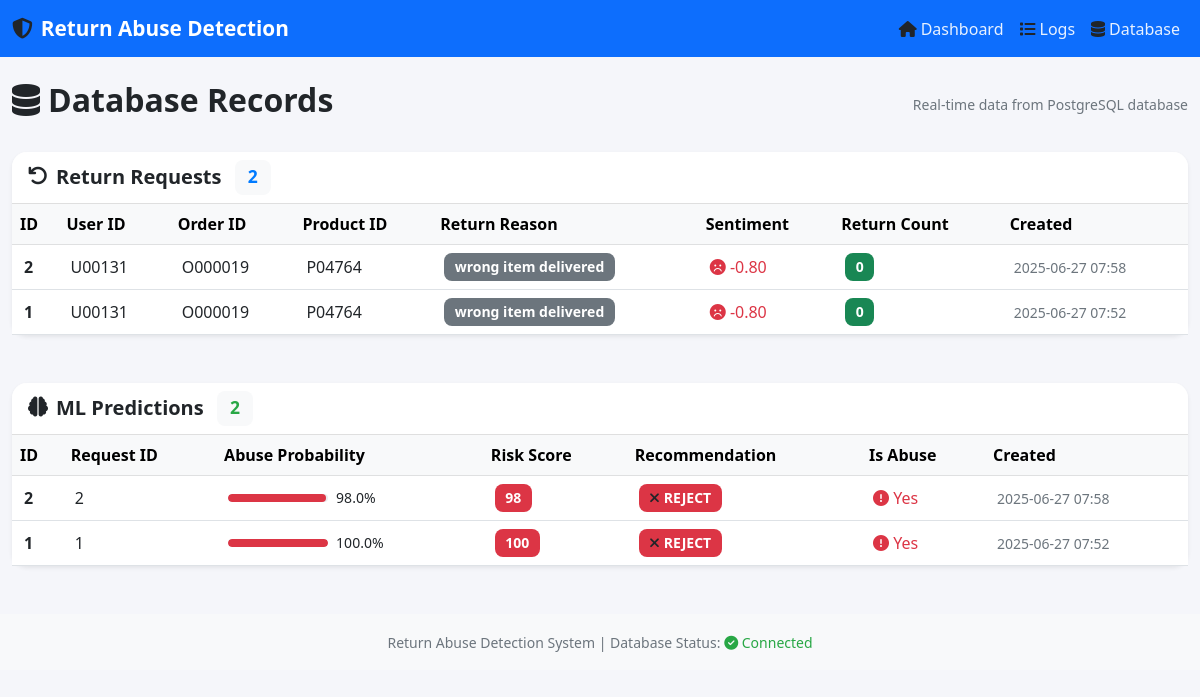
The page /database on the database its author committed.
### models.py (models this page shows, shortened)
class ReturnRequestDB(db.Model):
    __tablename__ = 'return_requests'
    id = db.Column(db.Integer, primary_key=True)
    user_id = db.Column(db.String(50), nullable=False)
    order_id = db.Column(db.String(50), nullable=False)
    product_id = db.Column(db.String(50), nullable=False)
    order_date = db.Column(db.String(50))
    return_date = db.Column(db.String(50))
    return_reason = db.Column(db.String(200))
    image_uploaded = db.Column(db.Integer, default=0)
    return_message_sentiment = db.Column(db.Float, default=0.0)
    user_return_count = db.Column(db.Integer, default=0)
    return_approval_time = db.Column(db.Integer, default=0)
    created_at = db.Column(db.DateTime, default=datetime.utcnow)

class PredictionResultDB(db.Model):
    __tablename__ = 'prediction_results'
    id = db.Column(db.Integer, primary_key=True)
    return_request_id = db.Column(db.Integer, db.ForeignKey('return_requests.id'), nullable=False)
    abuse_probability = db.Column(db.Float, nullable=False)
    is_abuse = db.Column(db.Boolean, nullable=False)
    risk_score = db.Column(db.Integer, nullable=False)
    recommendation = db.Column(db.String(50), nullable=False)
    created_at = db.Column(db.DateTime, default=datetime.utcnow)
    return_request = db.relationship('ReturnRequestDB', backref='predictions')

### app.py (the view)
@app.route('/database')
def view_database():
    try:
        return_requests = ReturnRequestDB.query.order_by(ReturnRequestDB.created_at.desc()).limit(50).all()
        predictions = PredictionResultDB.query.order_by(PredictionResultDB.created_at.desc()).limit(50).all()
        return render_template('database.html',
                             return_requests=return_requests,
                             predictions=predictions)
    except Exception as e:
        logger.error(f"Error reading database: {str(e)}")
        flash(f'Error reading database: {str(e)}', 'error')
        return redirect(url_for('index'))

### templates/database.html (shortened to what this page needs)
<!DOCTYPE html>
<html lang="en">
<head>
    <link href="https://cdn.jsdelivr.net/npm/bootstrap@5.3.0/dist/css/bootstrap.min.css" rel="stylesheet">
    <link rel="stylesheet" href="https://cdnjs.cloudflare.com/ajax/libs/font-awesome/6.4.0/css/all.min.css">
    <link rel="stylesheet" href="{{ url_for('static', filename='css/style.css') }}">
</head>
<body>
    <nav class="navbar navbar-expand-lg navbar-dark bg-primary">
        <div class="container">
            <a class="navbar-brand" href="{{ url_for('index') }}">
                <i class="fas fa-shield-alt me-2"></i>Return Abuse Detection
            </a>
            <div class="navbar-nav ms-auto">
                <a class="nav-link" href="{{ url_for('index') }}">
                    <i class="fas fa-home me-1"></i>Dashboard
                </a>
                <a class="nav-link" href="{{ url_for('view_logs') }}">
                    <i class="fas fa-list me-1"></i>Logs
                </a>
                <a class="nav-link active" href="{{ url_for('view_database') }}">
                    <i class="fas fa-database me-1"></i>Database
                </a>
            </div>
        </div>
    </nav>
    <div class="container-fluid mt-4">
        <div class="row">
            <div class="col-12">
                <div class="d-flex justify-content-between align-items-center mb-4">
                    <h2><i class="fas fa-database text-primary me-2"></i>Database Records</h2>
                    <small class="text-muted">Real-time data from PostgreSQL database</small>
                </div>
            </div>
        </div>
        <div class="row mb-5">
            <div class="col-12">
                <div class="card shadow-sm">
                    <div class="card-header bg-primary text-white">
                        <h5 class="mb-0">
                            <i class="fas fa-undo me-2"></i>Return Requests
                            <span class="badge bg-light text-primary ms-2">{{ return_requests|length }}</span>
                        </h5>
                    </div>
                    <div class="card-body p-0">
                        {% if return_requests %}
                        <div class="table-responsive">
                            <table class="table table-hover mb-0">
                                <thead class="table-light">
                                    <tr>
                                        <th>ID</th>
                                        <th>User ID</th>
                                        <th>Order ID</th>
                                        <th>Product ID</th>
                                        <th>Return Reason</th>
                                        <th>Sentiment</th>
                                        <th>Return Count</th>
                                        <th>Created</th>
                                    </tr>
                                </thead>
                                <tbody>
                                    {% for request in return_requests %}
                                    <tr>
                                        <td><strong>{{ request.id }}</strong></td>
                                        <td>{{ request.user_id }}</td>
                                        <td>{{ request.order_id }}</td>
                                        <td>{{ request.product_id }}</td>
                                        <td>
                                            <span class="badge bg-secondary">{{ request.return_reason }}</span>
                                        </td>
                                        <td>
                                            {% if request.return_message_sentiment > 0.5 %}
                                                <span class="text-success">
                                                    <i class="fas fa-smile"></i> {{ "%.2f"|format(request.return_message_sentiment) }}
                                                </span>
                                            {% elif request.return_message_sentiment < -0.5 %}
                                                <span class="text-danger">
                                                    <i class="fas fa-frown"></i> {{ "%.2f"|format(request.return_message_sentiment) }}
                                                </span>
                                            {% else %}
                                                <span class="text-warning">
                                                    <i class="fas fa-meh"></i> {{ "%.2f"|format(request.return_message_sentiment) }}
                                                </span>
                                            {% endif %}
                                        </td>
                                        <td>
                                            {% if request.user_return_count > 5 %}
                                                <span class="badge bg-danger">{{ request.user_return_count }}</span>
                                            {% elif request.user_return_count > 2 %}
                                                <span class="badge bg-warning">{{ request.user_return_count }}</span>
                                            {% else %}
                                                <span class="badge bg-success">{{ request.user_return_count }}</span>
                                            {% endif %}
                                        </td>
                                        <td>
                                            <small class="text-muted">
                                                {{ request.created_at.strftime('%Y-%m-%d %H:%M') }}
                                            </small>
                                        </td>
                                    </tr>
                                    {% endfor %}
                                </tbody>
                            </table>
                        </div>
                        {% else %}
                        <div class="text-center py-5">
                            <i class="fas fa-inbox fa-3x text-muted mb-3"></i>
                            <p class="text-muted">No return requests found in database</p>
                        </div>
                        {% endif %}
                    </div>
                </div>
            </div>
        </div>
        <div class="row">
            <div class="col-12">
                <div class="card shadow-sm">
                    <div class="card-header bg-success text-white">
                        <h5 class="mb-0">
                            <i class="fas fa-brain me-2"></i>ML Predictions
                            <span class="badge bg-light text-success ms-2">{{ predictions|length }}</span>
                        </h5>
                    </div>
                    <div class="card-body p-0">
                        {% if predictions %}
                        <div class="table-responsive">
                            <table class="table table-hover mb-0">
                                <thead class="table-light">
                                    <tr>
                                        <th>ID</th>
                                        <th>Request ID</th>
                                        <th>Abuse Probability</th>
                                        <th>Risk Score</th>
                                        <th>Recommendation</th>
                                        <th>Is Abuse</th>
                                        <th>Created</th>
                                    </tr>
                                </thead>
                                <tbody>
                                    {% for pred in predictions %}
                                    <tr>
                                        <td><strong>{{ pred.id }}</strong></td>
                                        <td>{{ pred.return_request_id }}</td>
                                        <td>
                                            <div class="d-flex align-items-center">
                                                <div class="progress me-2" style="width: 100px; height: 8px;">
                                                    <div class="progress-bar
                                                        {% if pred.abuse_probability > 0.7 %}bg-danger
                                                        {% elif pred.abuse_probability > 0.4 %}bg-warning
                                                        {% else %}bg-success{% endif %}"
                                                        style="width: {{ (pred.abuse_probability * 100)|round(1) }}%">
                                                    </div>
                                                </div>
                                                <small>{{ "%.1f"|format(pred.abuse_probability * 100) }}%</small>
                                            </div>
                                        </td>
                                        <td>
                                            {% if pred.risk_score > 70 %}
                                                <span class="badge bg-danger">{{ pred.risk_score }}</span>
                                            {% elif pred.risk_score > 40 %}
                                                <span class="badge bg-warning">{{ pred.risk_score }}</span>
                                            {% else %}
                                                <span class="badge bg-success">{{ pred.risk_score }}</span>
                                            {% endif %}
                                        </td>
                                        <td>
                                            {% if pred.recommendation == 'REJECT' %}
                                                <span class="badge bg-danger">
                                                    <i class="fas fa-times me-1"></i>REJECT
                                                </span>
                                            {% elif pred.recommendation == 'MANUAL_REVIEW' %}
                                                <span class="badge bg-warning">
                                                    <i class="fas fa-exclamation-triangle me-1"></i>REVIEW
                                                </span>
                                            {% else %}
                                                <span class="badge bg-success">
                                                    <i class="fas fa-check me-1"></i>APPROVE
                                                </span>
                                            {% endif %}
                                        </td>
                                        <td>
                                            {% if pred.is_abuse %}
                                                <span class="text-danger">
                                                    <i class="fas fa-exclamation-circle"></i> Yes
                                                </span>
                                            {% else %}
                                                <span class="text-success">
                                                    <i class="fas fa-check-circle"></i> No
                                                </span>
                                            {% endif %}
                                        </td>
                                        <td>
                                            <small class="text-muted">
                                                {{ pred.created_at.strftime('%Y-%m-%d %H:%M') }}
                                            </small>
                                        </td>
                                    </tr>
                                    {% endfor %}
                                </tbody>
                            </table>
                        </div>
                        {% else %}
                        <div class="text-center py-5">
                            <i class="fas fa-chart-line fa-3x text-muted mb-3"></i>
                            <p class="text-muted">No predictions found in database</p>
                        </div>
                        {% endif %}
                    </div>
                </div>
            </div>
        </div>
    </div>
    <footer class="bg-light text-center py-3 mt-5">
        <div class="container">
            <small class="text-muted">
                Return Abuse Detection System | Database Status:
                <span class="text-success"><i class="fas fa-check-circle"></i> Connected</span>
            </small>
        </div>
    </footer>
</body>
</html>

### rows shown on the page
ReturnRequestDB: id "2", user_id "U00131", order_id "O000019", product_id "P04764", return_reason "wrong item delivered", return_message_sentiment "-0.80", user_return_count "0", created_at "2025-06-27 07:58"
ReturnRequestDB: id "1", user_id "U00131", order_id "O000019", product_id "P04764", return_reason "wrong item delivered", return_message_sentiment "-0.80", user_return_count "0", created_at "2025-06-27 07:52"
PredictionResultDB: id "2", return_request_id "2", pred.abuse_probability*100 "98.0", risk_score "98", recommendation "REJECT" (drawn), is_abuse True (drawn), created_at "2025-06-27 07:58"
PredictionResultDB: id "1", return_request_id "1", pred.abuse_probability*100 "100.0", risk_score "100", recommendation "REJECT" (drawn), is_abuse True (drawn), created_at "2025-06-27 07:52"

### other values the page prints
{{ return_requests|length }} "2"
{{ predictions|length }} "2"
